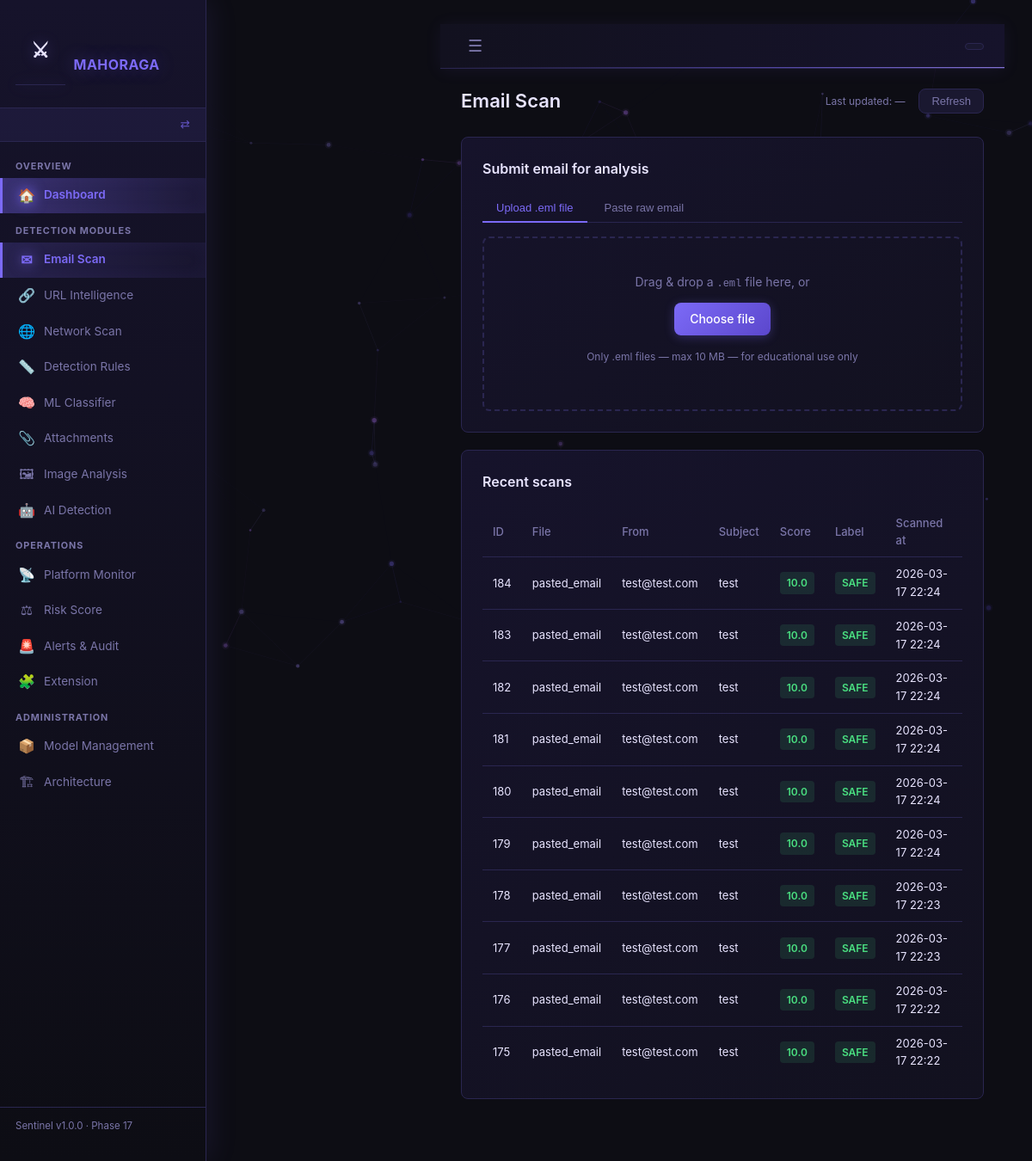
/email/scan, run on the app's committed database.
### backend/app/models.py (models this page shows)
class EmailScan(db.Model):
    __tablename__ = "email_scans"
    id           = db.Column(db.Integer, primary_key=True)
    filename     = db.Column(db.String(255))
    sender       = db.Column(db.String(255))
    recipient    = db.Column(db.String(255))
    subject      = db.Column(db.Text)
    body_text    = db.Column(db.Text)
    body_html    = db.Column(db.Text)
    headers_raw  = db.Column(db.Text)          # JSON string of all headers
    spf_result   = db.Column(db.String(50))    # pass / fail / softfail / none
    dkim_result  = db.Column(db.String(50))
    dmarc_result = db.Column(db.String(50))
    risk_score   = db.Column(db.Float, default=0.0)   # 0.0 – 100.0
    label        = db.Column(db.String(20))    # SAFE / SUSPICIOUS / MALICIOUS
    scanned_at   = db.Column(db.DateTime, default=datetime.utcnow)
    urls         = db.relationship("URLScan",        backref="email", lazy=True)
    attachments  = db.relationship("AttachmentScan", backref="email", lazy=True)
    network_scans= db.relationship("NetworkScan",    backref="email", lazy=True)

### backend/app/routes/email_scan.py (the view)
@email_scan_bp.route("/email/scan", methods=["GET"])
def email_scan_page():
    recent_scans = (
        EmailScan.query
        .order_by(EmailScan.scanned_at.desc())
        .limit(10)
        .all()
    )
    return render_template("email_scan.html", recent_scans=recent_scans)

### backend/app/routes/dashboard.py (called while the page is built, shortened)
def get_current_role() -> str:
    return session.get("role", "")

def get_sidebar_config():
    role = get_current_role()
    cfg  = ROLES.get(role, {})
    all_items = _all_sidebar_items()
    if cfg.get("allowed_prefixes") is None:
        return all_items   # admin sees everything

### frontend/templates/email_scan.html (shortened to what this page needs)
{% extends "base.html" %}
{% block content %}
<div class="page-header">
  <h1>Email Scan</h1>
  <span class="last-updated" id="last-updated">
    Last updated: <span id="update-time">—</span>
  </span>
  <button class="btn-refresh" onclick="refreshHistory()">Refresh</button>
</div>
<div class="card">
  <h2>Submit email for analysis</h2>
  <div class="tab-bar">
    <button class="tab active" id="tab-upload" onclick="switchTab('upload')">
      Upload .eml file
    </button>
    <button class="tab" id="tab-paste" onclick="switchTab('paste')">
      Paste raw email
    </button>
  </div>
  <div id="panel-upload">
    <div class="upload-zone" id="drop-zone">
      <p>Drag &amp; drop a <code>.eml</code> file here, or</p>
      <label class="btn-primary" for="eml-file-input">Choose file</label>
      <p class="hint">Only .eml files — max 10 MB — for educational use only</p>
    </div>
  </div>
</div>
<div class="card">
  <h2>Recent scans</h2>
  <table class="data-table">
    <thead>
      <tr>
        <th>ID</th><th>File</th><th>From</th>
        <th>Subject</th><th>Score</th><th>Label</th><th>Scanned at</th>
      </tr>
    </thead>
    <tbody id="history-table-body">
      {% for scan in recent_scans %}
      <tr>
        <td>{{ scan.id }}</td>
        <td>{{ scan.filename }}</td>
        <td class="truncate">{{ scan.sender }}</td>
        <td class="truncate">{{ scan.subject }}</td>
        <td>
          <span class="score-pill score-{{ scan.label | lower }}">
            {{ scan.risk_score | round(1) }}
          </span>
        </td>
        <td>
          <span class="label-badge label-{{ scan.label | lower }}">{{ scan.label }}</span>
        </td>
        <td>{{ scan.scanned_at.strftime('%Y-%m-%d %H:%M') if scan.scanned_at else '—' }}</td>
      </tr>
      {% else %}
      <tr><td colspan="7" class="empty-state">No scans yet — upload an email above</td></tr>
      {% endfor %}
    </tbody>
  </table>
</div>
{% endblock %}

### data on the page
EmailScan: id "184", filename "pasted_email", sender "test@test.com", subject "test", risk_score "10.0", label "SAFE", scanned_at "2026-03-17 22:24"
EmailScan: id "183", filename "pasted_email", sender "test@test.com", subject "test", risk_score "10.0", label "SAFE", scanned_at "2026-03-17 22:24"
EmailScan: id "182", filename "pasted_email", sender "test@test.com", subject "test", risk_score "10.0", label "SAFE", scanned_at "2026-03-17 22:24"
EmailScan: id "181", filename "pasted_email", sender "test@test.com", subject "test", risk_score "10.0", label "SAFE", scanned_at "2026-03-17 22:24"
EmailScan: id "180", filename "pasted_email", sender "test@test.com", subject "test", risk_score "10.0", label "SAFE", scanned_at "2026-03-17 22:24"
EmailScan: id "179", filename "pasted_email", sender "test@test.com", subject "test", risk_score "10.0", label "SAFE", scanned_at "2026-03-17 22:24"
EmailScan: id "178", filename "pasted_email", sender "test@test.com", subject "test", risk_score "10.0", label "SAFE", scanned_at "2026-03-17 22:23"
EmailScan: id "177", filename "pasted_email", sender "test@test.com", subject "test", risk_score "10.0", label "SAFE", scanned_at "2026-03-17 22:23"
EmailScan: id "176", filename "pasted_email", sender "test@test.com", subject "test", risk_score "10.0", label "SAFE", scanned_at "2026-03-17 22:22"
EmailScan: id "175", filename "pasted_email", sender "test@test.com", subject "test", risk_score "10.0", label "SAFE", scanned_at "2026-03-17 22:22"

### other printed values
{{ section.section }} "OVERVIEW" "DETECTION MODULES" "OPERATIONS" "ADMINISTRATION"
{{ item.icon }} "🏠" "✉" "🔗" "🌐" "📏" "🧠" "📎" "🖼" "🤖" "📡" "⚖" "🚨" "🧩" "📦" "🏗"
{{ item.label }} "Dashboard" "Email Scan" "URL Intelligence" "Network Scan" "Detection Rules" "ML Classifier" "Attachments" "Image Analysis" "AI Detection" "Platform Monitor" "Risk Score" "Alerts & Audit" "Extension" "Model Management" "Architecture"
